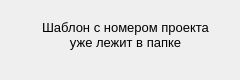
<?xml version="1.0" encoding="UTF-8"?>
<ui version="4.0">
 <class>template_exists_form</class>
 <widget class="QWidget" name="template_exists_form">
  <property name="geometry">
   <rect>
    <x>0</x>
    <y>0</y>
    <width>240</width>
    <height>80</height>
   </rect>
  </property>
  <property name="minimumSize">
   <size>
    <width>240</width>
    <height>80</height>
   </size>
  </property>
  <property name="maximumSize">
   <size>
    <width>240</width>
    <height>80</height>
   </size>
  </property>
  <property name="windowTitle">
   <string>Инфо</string>
  </property>
  <widget class="QLabel" name="label">
   <property name="geometry">
    <rect>
     <x>20</x>
     <y>20</y>
     <width>211</width>
     <height>41</height>
    </rect>
   </property>
   <property name="text">
    <string>&lt;html&gt;&lt;head/&gt;&lt;body&gt;&lt;p&gt;&lt;span style=&quot; font-size:10pt;&quot;&gt;&lt;center&gt;Шаблон с номером проекта&lt;br&gt; уже лежит в папке&lt;center&gt;&lt;/span&gt;&lt;/p&gt;&lt;/body&gt;&lt;/html&gt;</string>
   </property>
  </widget>
 </widget>
 <resources/>
 <connections>
  <connection>
   <sender>template_exists_form</sender>
   <signal>destroyed()</signal>
   <receiver>template_exists_form</receiver>
   <slot>close()</slot>
   <hints>
    <hint type="sourcelabel">
     <x>119</x>
     <y>39</y>
    </hint>
    <hint type="destinationlabel">
     <x>119</x>
     <y>39</y>
    </hint>
   </hints>
  </connection>
 </connections>
</ui>
